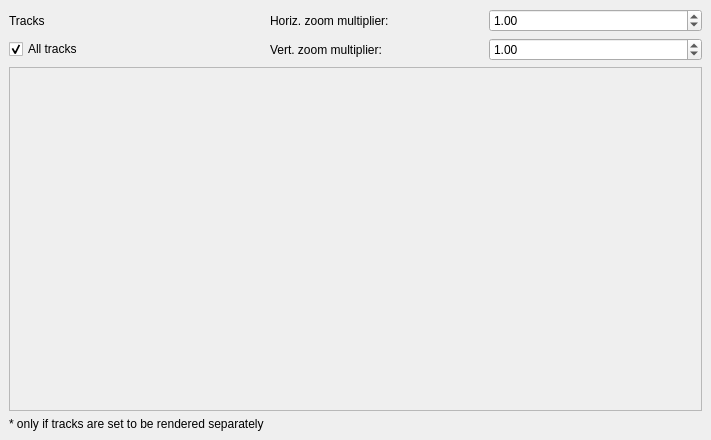
<?xml version="1.0" encoding="UTF-8"?>
<ui version="4.0">
 <class>BlockLayerSetup</class>
 <widget class="QDockWidget" name="BlockLayerSetup">
  <property name="geometry">
   <rect>
    <x>0</x>
    <y>0</y>
    <width>711</width>
    <height>440</height>
   </rect>
  </property>
  <property name="floating">
   <bool>true</bool>
  </property>
  <property name="windowTitle">
   <string>Block layer setup</string>
  </property>
  <widget class="QWidget" name="dockWidgetContents">
   <layout class="QGridLayout" name="gridLayout">
    <item row="1" column="1">
     <widget class="QLabel" name="lb_vZoomMult">
      <property name="text">
       <string>Vert. zoom multiplier:</string>
      </property>
     </widget>
    </item>
    <item row="0" column="0">
     <widget class="QLabel" name="lb_tracks">
      <property name="text">
       <string>Tracks</string>
      </property>
     </widget>
    </item>
    <item row="1" column="0">
     <widget class="QCheckBox" name="cb_allTracks">
      <property name="text">
       <string>All tracks</string>
      </property>
      <property name="checked">
       <bool>true</bool>
      </property>
     </widget>
    </item>
    <item row="3" column="0">
     <widget class="QLabel" name="lb_renderSep">
      <property name="text">
       <string>* only if tracks are set to be rendered separately</string>
      </property>
     </widget>
    </item>
    <item row="1" column="2">
     <widget class="QDoubleSpinBox" name="dspb_vZoomMult">
      <property name="minimum">
       <double>0.020000000000000</double>
      </property>
      <property name="maximum">
       <double>50.000000000000000</double>
      </property>
      <property name="stepType">
       <enum>QAbstractSpinBox::AdaptiveDecimalStepType</enum>
      </property>
      <property name="value">
       <double>1.000000000000000</double>
      </property>
     </widget>
    </item>
    <item row="2" column="0" colspan="3">
     <widget class="QScrollArea" name="scrollArea">
      <property name="widgetResizable">
       <bool>true</bool>
      </property>
      <widget class="QWidget" name="scrollAreaWidgetContents">
       <property name="geometry">
        <rect>
         <x>0</x>
         <y>0</y>
         <width>691</width>
         <height>320</height>
        </rect>
       </property>
      </widget>
     </widget>
    </item>
    <item row="0" column="1">
     <widget class="QLabel" name="lb_hZoomMult">
      <property name="text">
       <string>Horiz. zoom multiplier:</string>
      </property>
     </widget>
    </item>
    <item row="0" column="2">
     <widget class="QDoubleSpinBox" name="dspb_hZoomMult">
      <property name="minimum">
       <double>0.020000000000000</double>
      </property>
      <property name="maximum">
       <double>50.000000000000000</double>
      </property>
      <property name="stepType">
       <enum>QAbstractSpinBox::AdaptiveDecimalStepType</enum>
      </property>
      <property name="value">
       <double>1.000000000000000</double>
      </property>
     </widget>
    </item>
   </layout>
  </widget>
 </widget>
 <resources/>
 <connections/>
</ui>
